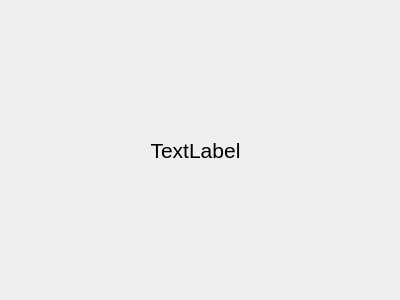
<?xml version="1.0" encoding="UTF-8"?>
<ui version="4.0">
 <class>Dialog</class>
 <widget class="QDialog" name="Dialog">
  <property name="geometry">
   <rect>
    <x>0</x>
    <y>0</y>
    <width>400</width>
    <height>300</height>
   </rect>
  </property>
  <property name="windowTitle">
   <string>Dialog</string>
  </property>
  <widget class="QLabel" name="carnum_gab">
   <property name="geometry">
    <rect>
     <x>70</x>
     <y>70</y>
     <width>251</width>
     <height>161</height>
    </rect>
   </property>
   <property name="font">
    <font>
     <family>Arial</family>
     <pointsize>16</pointsize>
    </font>
   </property>
   <property name="text">
    <string>TextLabel</string>
   </property>
   <property name="textFormat">
    <enum>Qt::AutoText</enum>
   </property>
   <property name="alignment">
    <set>Qt::AlignCenter</set>
   </property>
  </widget>
 </widget>
 <resources/>
 <connections/>
</ui>
